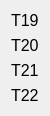
     <widget class="QWidget" name="layoutWidget">
      <property name="geometry">
       <rect>
        <x>50</x>
        <y>590</y>
        <width>36</width>
        <height>81</height>
       </rect>
      </property>
      <layout class="QVBoxLayout" name="verticalLayout_17">
       <item>
        <widget class="QLabel" name="label_75">
         <property name="font">
          <font>
           <pointsize>12</pointsize>
          </font>
         </property>
         <property name="text">
          <string>Т19</string>
         </property>
        </widget>
       </item>
       <item>
        <widget class="QLabel" name="label_76">
         <property name="font">
          <font>
           <pointsize>12</pointsize>
          </font>
         </property>
         <property name="text">
          <string>Т20</string>
         </property>
        </widget>
       </item>
       <item>
        <widget class="QLabel" name="label_77">
         <property name="font">
          <font>
           <pointsize>12</pointsize>
          </font>
         </property>
         <property name="text">
          <string>Т21</string>
         </property>
        </widget>
       </item>
       <item>
        <widget class="QLabel" name="label_78">
         <property name="font">
          <font>
           <pointsize>12</pointsize>
          </font>
         </property>
         <property name="text">
          <string>Т22</string>
         </property>
        </widget>
       </item>
      </layout>
     </widget>
